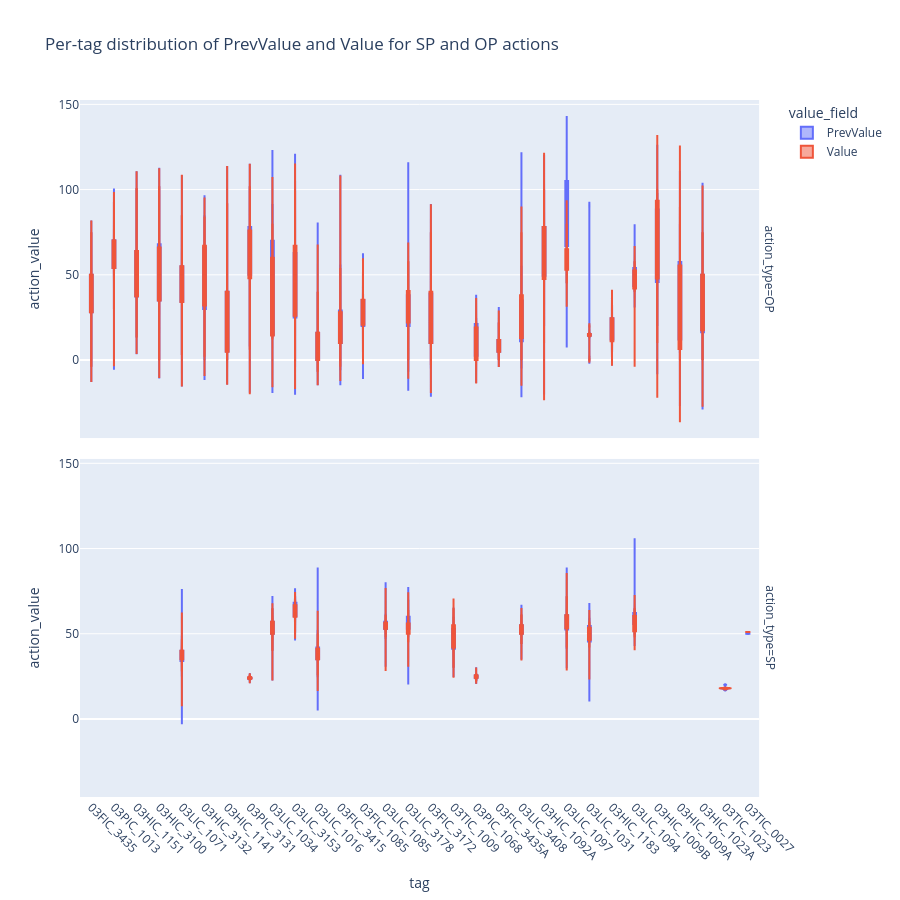

The notebook cell this image was saved under:
### Code cell
distribution_fig = px.violin(
    tag_action_values_long,
    x='tag',
    y='action_value',
    color='value_field',
    facet_row='action_type',
    box=True,
    points=False,
    category_orders={
        'tag': tag_order,
        'action_type': ['OP', 'SP'],
        'value_field': ['PrevValue', 'Value'],
    },
    title='Per-tag distribution of PrevValue and Value for SP and OP actions',
)

distribution_fig.update_layout(height=900, violinmode='overlay')
distribution_fig.update_xaxes(tickangle=45)

distribution_fig

### Figure 1 — Plotly figure (JSON) as saved in the notebook; plotly's stock layout.template omitted (floating-point values rounded to 4 significant figures; data arrays with more than 128 entries replaced by an {"elided": "..."} marker saying what was removed)
{"data": [{"alignmentgroup": "True", "box": {"visible": true}, "hovertemplate": "value_field=PrevValue<br>action_type=OP<br>tag=%{x}<br>action_value=%{y}<extra></extra>", "legendgroup": "PrevValue", "marker": {"color": "#636efa"}, "name": "PrevValue", "offsetgroup": "PrevValue", "orientation": "v", "points": false, "scalegroup": "True", "showlegend": true, "type": "violin", "x": {"elided": "12734 str values"}, "x0": " ", "xaxis": "x2", "y": {"elided": "12734 float values"}, "y0": " ", "yaxis": "y2"}, {"alignmentgroup": "True", "box": {"visible": true}, "hovertemplate": "value_field=Value<br>action_type=OP<br>tag=%{x}<br>action_value=%{y}<extra></extra>", "legendgroup": "Value", "marker": {"color": "#EF553B"}, "name": "Value", "offsetgroup": "Value", "orientation": "v", "points": false, "scalegroup": "True", "showlegend": true, "type": "violin", "x": {"elided": "12734 str values"}, "x0": " ", "xaxis": "x2", "y": {"elided": "12734 float values"}, "y0": " ", "yaxis": "y2"}, {"alignmentgroup": "True", "box": {"visible": true}, "hovertemplate": "value_field=PrevValue<br>action_type=SP<br>tag=%{x}<br>action_value=%{y}<extra></extra>", "legendgroup": "PrevValue", "marker": {"color": "#636efa"}, "name": "PrevValue", "offsetgroup": "PrevValue", "orientation": "v", "points": false, "scalegroup": "True", "showlegend": false, "type": "violin", "x": {"elided": "1881 str values"}, "x0": " ", "xaxis": "x", "y": {"elided": "1881 float values"}, "y0": " ", "yaxis": "y"}, {"alignmentgroup": "True", "box": {"visible": true}, "hovertemplate": "value_field=Value<br>action_type=SP<br>tag=%{x}<br>action_value=%{y}<extra></extra>", "legendgroup": "Value", "marker": {"color": "#EF553B"}, "name": "Value", "offsetgroup": "Value", "orientation": "v", "points": false, "scalegroup": "True", "showlegend": false, "type": "violin", "x": {"elided": "1881 str values"}, "x0": " ", "xaxis": "x", "y": {"elided": "1881 float values"}, "y0": " ", "yaxis": "y"}], "layout": {"annotations": [{"font": {}, "showarrow": false, "text": "action_type=SP", "textangle": 90, "x": 0.98, "xanchor": "left", "xref": "paper", "y": 0.2425, "yanchor": "middle", "yref": "paper"}, {"font": {}, "showarrow": false, "text": "action_type=OP", "textangle": 90, "x": 0.98, "xanchor": "left", "xref": "paper", "y": 0.7575, "yanchor": "middle", "yref": "paper"}], "height": 900, "legend": {"title": {"text": "value_field"}, "tracegroupgap": 0}, "title": {"text": "Per-tag distribution of PrevValue and Value for SP and OP actions"}, "violinmode": "overlay", "xaxis": {"anchor": "y", "categoryarray": ["03FIC_3435", "03PIC_1013", "03HIC_1151", "03HIC_3100", "03LIC_1071", "03HIC_3132", "03HIC_1141", "03PIC_3131", "03LIC_1034", "03LIC_3153", "03LIC_1016", "03FIC_3415", "03FIC_1085", "03LIC_1085", "03LIC_3178", "03FIC_3172", "03TIC_1009", "03PIC_1068", "03FIC_3435A", "03LIC_3408", "03HIC_1092A", "03LIC_1097", "03LIC_1031", "03HIC_1183", "03LIC_1094", "03HIC_1009B", "03HIC_1009A", "03HIC_1023A", "03TIC_1023", "03TIC_0027"], "categoryorder": "array", "domain": [0, 0.98], "tickangle": 45, "title": {"text": "tag"}}, "xaxis2": {"anchor": "y2", "domain": [0, 0.98], "matches": "x", "showticklabels": false, "tickangle": 45}, "yaxis": {"anchor": "x", "domain": [0, 0.485], "title": {"text": "action_value"}}, "yaxis2": {"anchor": "x2", "domain": [0.515, 1], "matches": "y", "title": {"text": "action_value"}}}}
